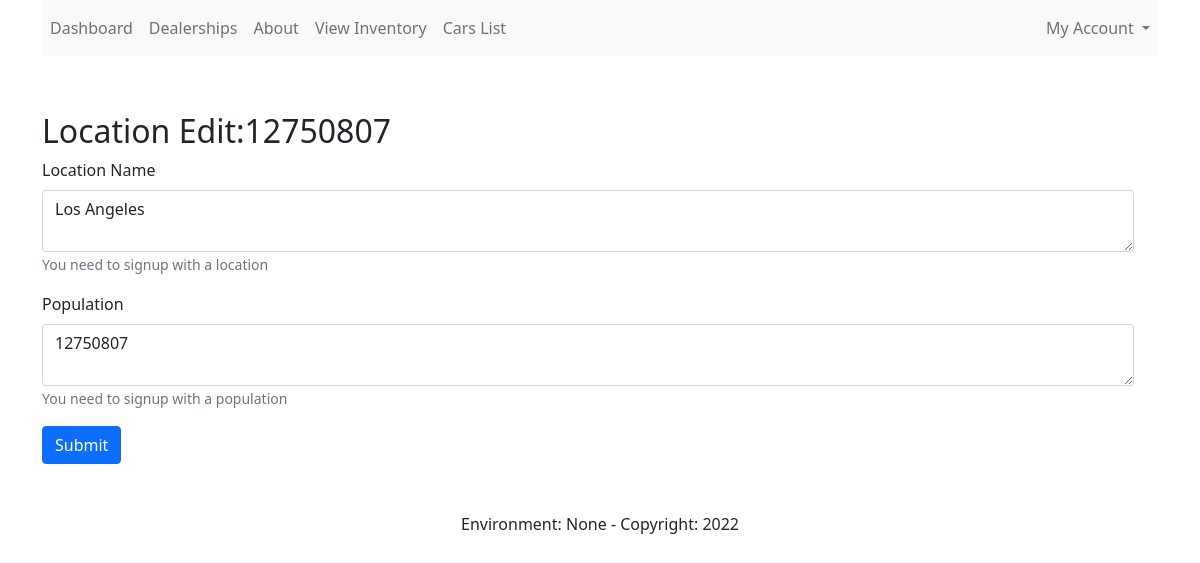
Screenshot of /locations/2/edit (signed in) with the database file from the repository.
### app/db/models/__init__.py (models this page shows, shortened)
class Location(db.Model, SerializerMixin):
    __tablename__ = 'locations'
    id = db.Column(db.Integer, primary_key=True)
    title = db.Column(db.String(300), nullable=True, unique=False)
    longitude = db.Column(db.String(300), nullable=True, unique=False)
    latitude = db.Column(db.String(300), nullable=True, unique=False)
    population = db.Column(db.Integer, nullable=True, unique=False)

### app/map/__init__.py (the view, shortened to what this page needs)
@map.route('/locations/<int:loc_id>/edit', methods=['POST', 'GET'])
@login_required
@admin_required
def edit_location(loc_id):
    loc = Location.query.get(loc_id)
    form = edit_location_form(obj=loc)
    return render_template("location_edit.html", form=form)

### app/map/forms/__init__.py
class edit_location_form(FlaskForm):
    title = TextAreaField('Location Name',
                          [validators.DataRequired(), ],
                          description="You need to signup with a location")
    population = TextAreaField('Population',
                               [validators.DataRequired(), ],
                               description="You need to signup with a population")
    submit = SubmitField()

### app/auth/forms/__init__.py
class login_form(FlaskForm):
    email = EmailField('Email Address', [
        validators.DataRequired(),
    ])
    password = PasswordField('Password', [
        validators.DataRequired(),
        validators.length(min=6, max=35)
    ])
    submit = SubmitField()

### app/__init__.py (called while the page is built)
@login_manager.user_loader
def user_loader(user_id):
    try:
        return User.query.get(int(user_id))
    except:
        return None

### app/context_processors/__init__.py (called while the page is built)
def utility_text_processors():
    message = "hello world"
    form = login_form()
    def deployment_environment():
        return getenv('FLASK_ENV', None)
    def current_year():
        currentDateTime = datetime.datetime.now()
        date = currentDateTime.date()
        year = date.strftime("%Y")
        return year
    def format_price(amount, currency="$"):
        return f"{currency}{amount:.2f}"
    return dict(
        form=form,
        mymessage=message,
        deployment_environment=deployment_environment(),
        year=current_year(),
        format_price=format_price
    )

### app/logging_config/__init__.py (called while the page is built)
@log_con.after_app_request
def after_request_logging(response):
    if request.path == '/favicon.ico':
        return response
    elif request.path.startswith('/static'):
        return response
    elif request.path.startswith('/bootstrap'):
        return response
    return response

### app/map/templates/location_edit.html
{% extends "base.html" %}
{% block content %}
    {% from 'bootstrap5/form.html' import render_form, render_field, render_form_row %}
    <div class="row">
         <div class="mx-auto">
             <h2>Location Edit:{{ form.data.population }}</h2>
             {{ render_form(form) }}
         </div>
    </div>
{% endblock %}

### rows the page displays
Location: data.population "12750807", title "Los Angeles", population "12750807"

### other values shown
{{ render_nav_item('auth.dashboard','Dashboard' ) }} "Dashboard"
{{ render_nav_item('map.map_locations','Dealerships' ) }} "Dealerships"
{{ render_nav_item('simple_pages.about','About') }} "About"
{{ render_nav_item('cars.browse_cars','View Inventory') }} "View Inventory"
{{ render_nav_item('cars.list_cars','Cars List') }} "Cars List"
{{ deployment_environment }} "None"
{{ year }} "2022"
